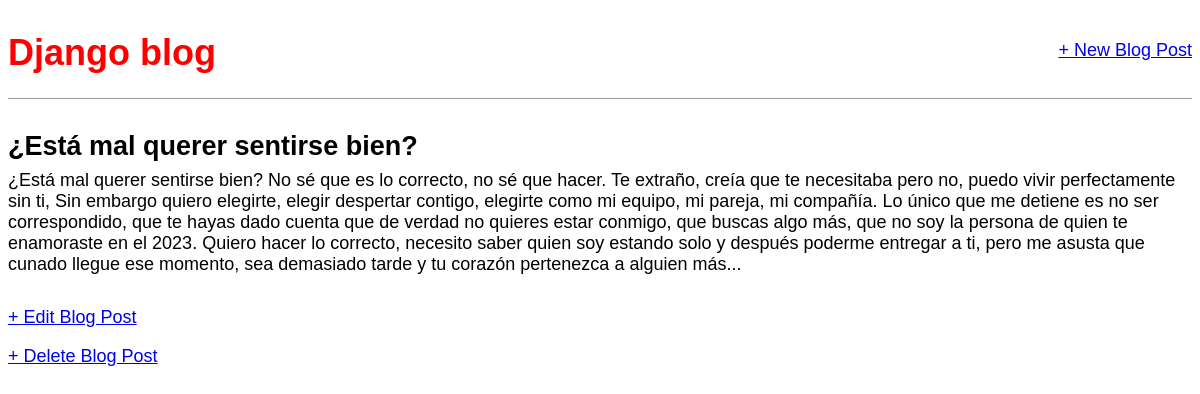
Screenshot of /post/3/ with the database file from the repository.
### blog/models.py (models this page shows, shortened)
class Post(models.Model):
    title = models.CharField(max_length=200)
    author = models.ForeignKey(
        "auth.user",
        on_delete=models.CASCADE,
    )
    body = models.TextField()

### blog/views.py (the view)
# urls.py: path("post/<int:pk>/", BlogDetailView.as_view(), name="post_detail"),
class BlogDetailView(DetailView):
    model = Post
    template_name = "post_detail.html"

### templates/post_detail.html
{% extends "base.html" %}
{% block content %}
<div class="post-entry">
    <h2>{{ post.title }}</h2>
    <p>{{ post.body }}</p>
</div>
<a href="{% url 'post_edit' post.pk %}">+ Edit Blog Post</a>
<p><a href="{% url 'post_delete' post.pk %}">+ Delete Blog Post</a></p>
{% endblock content %}

### static/css/base.css (style rules this page uses)
body { font-family: 'Source Sans Pro', sans-serif; font-size: 18px; }
.post-entry { margin-bottom: 2rem; }
.post-entry h2 { margin: 0.5rem 0; }
.post-entry p { margin: 0; font-weight: 400; }

### rows the page displays
Post: title "¿Está mal querer sentirse bien?", body "¿Está mal querer sentirse bien? No sé que es lo correcto, no sé que hacer. Te extraño, creía que te necesitaba pero no, puedo vivir perfectamente sin ti, Sin embargo quiero elegirte, elegir despertar contigo, elegirte como mi equipo, mi pareja, mi compañía. Lo único que me detiene es no ser correspondido, que te hayas dado cuenta que de verdad no quieres estar conmigo, que buscas algo más, que no soy la persona de quien te enamoraste en el 2023. Quiero hacer lo correcto, necesito saber quien soy estando solo y después poderme entregar a ti, pero me asusta que cunado llegue ese momento, sea demasiado tarde y tu corazón pertenezca a alguien más..."
